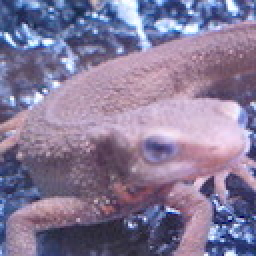
#> input picture img/in/imori.jpg, 128 x 128 px (shown 2 times larger)
$ python solve16.py
#> lines starting #> are read from the running program, lines starting #| are printed output that depends on the picture
### solve_python/solve02.py
import cv2
import numpy as np


# Q_2
def RGB2GRAY(img):
    """Grayscale an image
    """
    b_channel = img[:, :, 0]
    g_channel = img[:, :, 1]
    r_channel = img[:, :, 2]
    img_gray = 0.2126 * r_channel + 0.7152 * g_channel + 0.0722 * b_channel
    return img_gray


# [5 lines left out: function main, not called in this run]


# [2 lines that do not run on import are left out]

### solve_python/solve16.py
import cv2
import numpy as np
from solve02 import RGB2GRAY


# Q_16
def prewitt_filter(img, stride=3, mode='v'):

    if len(img.shape) == 3:
        img = RGB2GRAY(img).copy()

    stride_range = range(int(-stride/2), int(stride/2+1))

    Kv = np.array([[1, 1, 1], [0, 0, 0], [-1, -1, -1]])
    Kh = np.array([[1, 0, -1], [1, 0, -1], [1, 0, -1]])

    out = img.copy()
    for i in range(img.shape[0]):
        for j in range(img.shape[1]):
            subregion = np.zeros((stride, stride))
            for x in stride_range:
                for y in stride_range:
                    if 0 <= i + x < img.shape[0] and 0 <= j + y < img.shape[1]:
                        subregion[x+1][y+1] = img[i+x, j+y]
            assert mode in ['v', 'h']
            if mode == 'v':
                out[i, j] = np.sum(Kv * subregion)
            else:
                out[i, j] = np.sum(Kh * subregion)

    return out


def main():
    img_in = cv2.imread("../img/in/imori.jpg").astype(np.float64)

    for mode in ['v', 'h']:
        img_ = prewitt_filter(img_in, mode=mode)
        img_out = np.clip(img_, 0, 255).astype(np.uint8)
        cv2.imwrite("../img/out/q_16_{}.jpg".format(mode), img_out)
#> this loop made 2 passes
#> pass 1, in RGB2GRAY, `b_channel = img[:, :, 0]`:
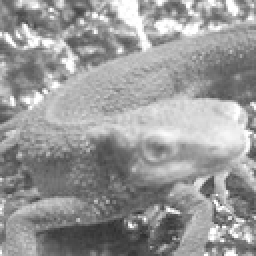
#> b_channel: shape (128, 128) float64 (shown 2 times larger); min 46, max 255, mean 152.8
#> pass 1, in RGB2GRAY, `g_channel = img[:, :, 1]`:
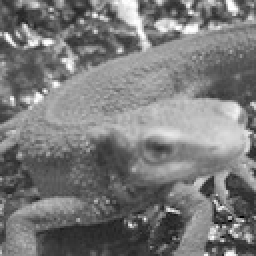
#> g_channel: shape (128, 128) float64 (shown 2 times larger); min 0, max 255, mean 121.8
#> pass 1, in RGB2GRAY, `r_channel = img[:, :, 2]`:
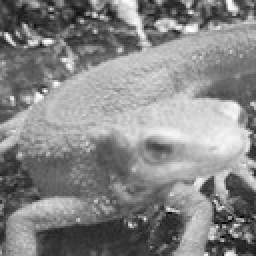
#> r_channel: shape (128, 128) float64 (shown 2 times larger); min 0, max 255, mean 134.1
#> after the loop:
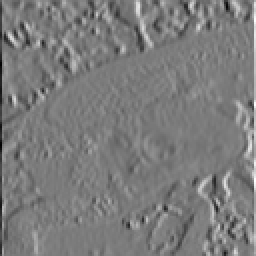
#> img_: shape (128, 128) float64 (shown 2 times larger); min -529.8, max 562, mean 0.1; drawn with min black and max white


if __name__ == '__main__':
    main()
